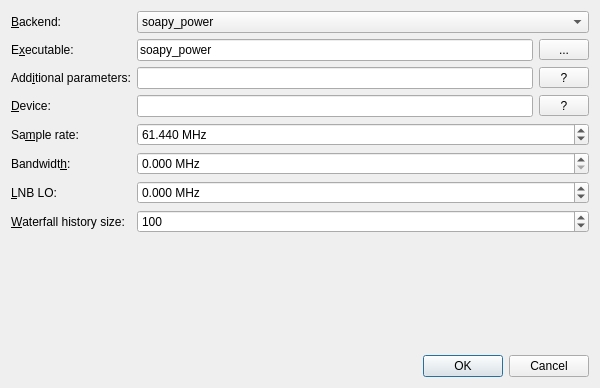
<?xml version="1.0" encoding="UTF-8"?>
<ui version="4.0">
 <class>QSpectrumAnalyzerSettings</class>
 <widget class="QDialog" name="QSpectrumAnalyzerSettings">
  <property name="geometry">
   <rect>
    <x>0</x>
    <y>0</y>
    <width>600</width>
    <height>388</height>
   </rect>
  </property>
  <property name="windowTitle">
   <string>Settings - QSpectrumAnalyzer</string>
  </property>
  <layout class="QVBoxLayout" name="verticalLayout">
   <item>
    <layout class="QFormLayout" name="formLayout">
     <item row="0" column="0">
      <widget class="QLabel" name="label_3">
       <property name="text">
        <string>&amp;Backend:</string>
       </property>
       <property name="buddy">
        <cstring>backendComboBox</cstring>
       </property>
      </widget>
     </item>
     <item row="0" column="1">
      <widget class="QComboBox" name="backendComboBox">
       <item>
        <property name="text">
         <string>soapy_power</string>
        </property>
       </item>
       <item>
        <property name="text">
         <string>rx_power</string>
        </property>
       </item>
       <item>
        <property name="text">
         <string>rtl_power_fftw</string>
        </property>
       </item>
       <item>
        <property name="text">
         <string>rtl_power</string>
        </property>
       </item>
       <item>
        <property name="text">
         <string>hackrf_sweep</string>
        </property>
       </item>
        <item>
        <property name="text">
         <string>gamutrf</string>
        </property>
       </item>
      </widget>
     </item>
     <item row="1" column="0">
      <widget class="QLabel" name="label">
       <property name="text">
        <string>E&amp;xecutable:</string>
       </property>
       <property name="buddy">
        <cstring>executableEdit</cstring>
       </property>
      </widget>
     </item>
     <item row="1" column="1">
      <layout class="QHBoxLayout" name="horizontalLayout">
       <item>
        <widget class="QLineEdit" name="executableEdit">
         <property name="text">
          <string>soapy_power</string>
         </property>
        </widget>
       </item>
       <item>
        <widget class="QToolButton" name="executableButton">
         <property name="minimumSize">
          <size>
           <width>50</width>
           <height>0</height>
          </size>
         </property>
         <property name="text">
          <string>...</string>
         </property>
        </widget>
       </item>
      </layout>
     </item>
     <item row="3" column="0">
      <widget class="QLabel" name="label_5">
       <property name="text">
        <string>&amp;Device:</string>
       </property>
       <property name="buddy">
        <cstring>deviceEdit</cstring>
       </property>
      </widget>
     </item>
     <item row="4" column="0">
      <widget class="QLabel" name="label_4">
       <property name="text">
        <string>Sa&amp;mple rate:</string>
       </property>
       <property name="buddy">
        <cstring>sampleRateSpinBox</cstring>
       </property>
      </widget>
     </item>
     <item row="7" column="0">
      <widget class="QLabel" name="label_2">
       <property name="text">
        <string>&amp;Waterfall history size:</string>
       </property>
       <property name="buddy">
        <cstring>waterfallHistorySizeSpinBox</cstring>
       </property>
      </widget>
     </item>
     <item row="7" column="1">
      <widget class="QSpinBox" name="waterfallHistorySizeSpinBox">
       <property name="minimum">
        <number>1</number>
       </property>
       <property name="maximum">
        <number>10000000</number>
       </property>
       <property name="value">
        <number>100</number>
       </property>
      </widget>
     </item>
     <item row="5" column="0">
      <widget class="QLabel" name="label_7">
       <property name="text">
        <string>Bandwidt&amp;h:</string>
       </property>
       <property name="buddy">
        <cstring>bandwidthSpinBox</cstring>
       </property>
      </widget>
     </item>
     <item row="6" column="0">
      <widget class="QLabel" name="label_8">
       <property name="toolTip">
        <string>Negative frequency for upconverters, positive frequency for downconverters.</string>
       </property>
       <property name="text">
        <string>&amp;LNB LO:</string>
       </property>
       <property name="buddy">
        <cstring>lnbSpinBox</cstring>
       </property>
      </widget>
     </item>
     <item row="2" column="0">
      <widget class="QLabel" name="label_6">
       <property name="text">
        <string>Add&amp;itional parameters:</string>
       </property>
       <property name="buddy">
        <cstring>paramsEdit</cstring>
       </property>
      </widget>
     </item>
     <item row="2" column="1">
      <layout class="QHBoxLayout" name="horizontalLayout_2">
       <item>
        <widget class="QLineEdit" name="paramsEdit"/>
       </item>
       <item>
        <widget class="QToolButton" name="paramsHelpButton">
         <property name="minimumSize">
          <size>
           <width>50</width>
           <height>0</height>
          </size>
         </property>
         <property name="text">
          <string> ? </string>
         </property>
        </widget>
       </item>
      </layout>
     </item>
     <item row="3" column="1">
      <layout class="QHBoxLayout" name="horizontalLayout_3">
       <item>
        <widget class="QLineEdit" name="deviceEdit"/>
       </item>
       <item>
        <widget class="QToolButton" name="deviceHelpButton">
         <property name="minimumSize">
          <size>
           <width>50</width>
           <height>0</height>
          </size>
         </property>
         <property name="text">
          <string> ? </string>
         </property>
        </widget>
       </item>
      </layout>
     </item>
     <item row="4" column="1">
      <widget class="QDoubleSpinBox" name="sampleRateSpinBox">
       <property name="showGroupSeparator" stdset="0">
        <bool>true</bool>
       </property>
       <property name="suffix">
        <string> MHz</string>
       </property>
       <property name="decimals">
        <number>3</number>
       </property>
       <property name="minimum">
        <double>0.000000000000000</double>
       </property>
       <property name="maximum">
        <double>999999.989999999990687</double>
       </property>
       <property name="singleStep">
        <double>0.010000000000000</double>
       </property>
       <property name="value">
        <double>61.439999999999998</double>
       </property>
      </widget>
     </item>
     <item row="5" column="1">
      <widget class="QDoubleSpinBox" name="bandwidthSpinBox">
       <property name="showGroupSeparator" stdset="0">
        <bool>true</bool>
       </property>
       <property name="suffix">
        <string> MHz</string>
       </property>
       <property name="decimals">
        <number>3</number>
       </property>
       <property name="minimum">
        <double>0.000000000000000</double>
       </property>
       <property name="maximum">
        <double>999999.989999999990687</double>
       </property>
       <property name="singleStep">
        <double>0.010000000000000</double>
       </property>
       <property name="value">
        <double>0.000000000000000</double>
       </property>
      </widget>
     </item>
     <item row="6" column="1">
      <widget class="QDoubleSpinBox" name="lnbSpinBox">
       <property name="toolTip">
        <string>Negative frequency for upconverters, positive frequency for downconverters.</string>
       </property>
       <property name="showGroupSeparator" stdset="0">
        <bool>true</bool>
       </property>
       <property name="suffix">
        <string> MHz</string>
       </property>
       <property name="decimals">
        <number>3</number>
       </property>
       <property name="minimum">
        <double>-999999.998999999952503</double>
       </property>
       <property name="maximum">
        <double>999999.998999999952503</double>
       </property>
       <property name="singleStep">
        <double>0.010000000000000</double>
       </property>
       <property name="value">
        <double>0.000000000000000</double>
       </property>
      </widget>
     </item>
    </layout>
   </item>
   <item>
    <spacer name="verticalSpacer">
     <property name="orientation">
      <enum>Qt::Vertical</enum>
     </property>
     <property name="sizeHint" stdset="0">
      <size>
       <width>20</width>
       <height>21</height>
      </size>
     </property>
    </spacer>
   </item>
   <item>
    <widget class="QDialogButtonBox" name="buttonBox">
     <property name="orientation">
      <enum>Qt::Horizontal</enum>
     </property>
     <property name="standardButtons">
      <set>QDialogButtonBox::Cancel|QDialogButtonBox::Ok</set>
     </property>
    </widget>
   </item>
  </layout>
 </widget>
 <tabstops>
  <tabstop>backendComboBox</tabstop>
  <tabstop>executableEdit</tabstop>
  <tabstop>executableButton</tabstop>
  <tabstop>paramsEdit</tabstop>
  <tabstop>paramsHelpButton</tabstop>
  <tabstop>deviceEdit</tabstop>
  <tabstop>deviceHelpButton</tabstop>
  <tabstop>sampleRateSpinBox</tabstop>
  <tabstop>bandwidthSpinBox</tabstop>
  <tabstop>lnbSpinBox</tabstop>
  <tabstop>waterfallHistorySizeSpinBox</tabstop>
 </tabstops>
 <resources/>
 <connections>
  <connection>
   <sender>buttonBox</sender>
   <signal>accepted()</signal>
   <receiver>QSpectrumAnalyzerSettings</receiver>
   <slot>accept()</slot>
   <hints>
    <hint type="sourcelabel">
     <x>254</x>
     <y>377</y>
    </hint>
    <hint type="destinationlabel">
     <x>157</x>
     <y>149</y>
    </hint>
   </hints>
  </connection>
  <connection>
   <sender>buttonBox</sender>
   <signal>rejected()</signal>
   <receiver>QSpectrumAnalyzerSettings</receiver>
   <slot>reject()</slot>
   <hints>
    <hint type="sourcelabel">
     <x>322</x>
     <y>377</y>
    </hint>
    <hint type="destinationlabel">
     <x>286</x>
     <y>149</y>
    </hint>
   </hints>
  </connection>
 </connections>
</ui>
